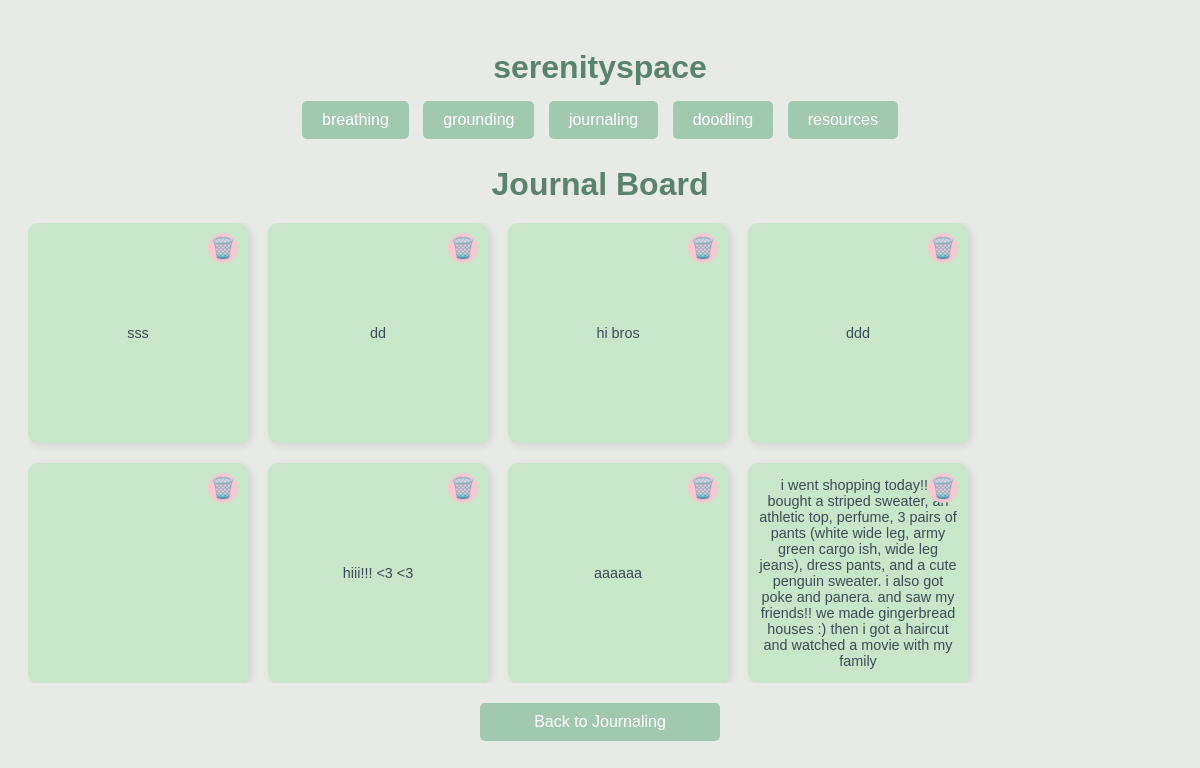
The app's page /journal-board, older data.
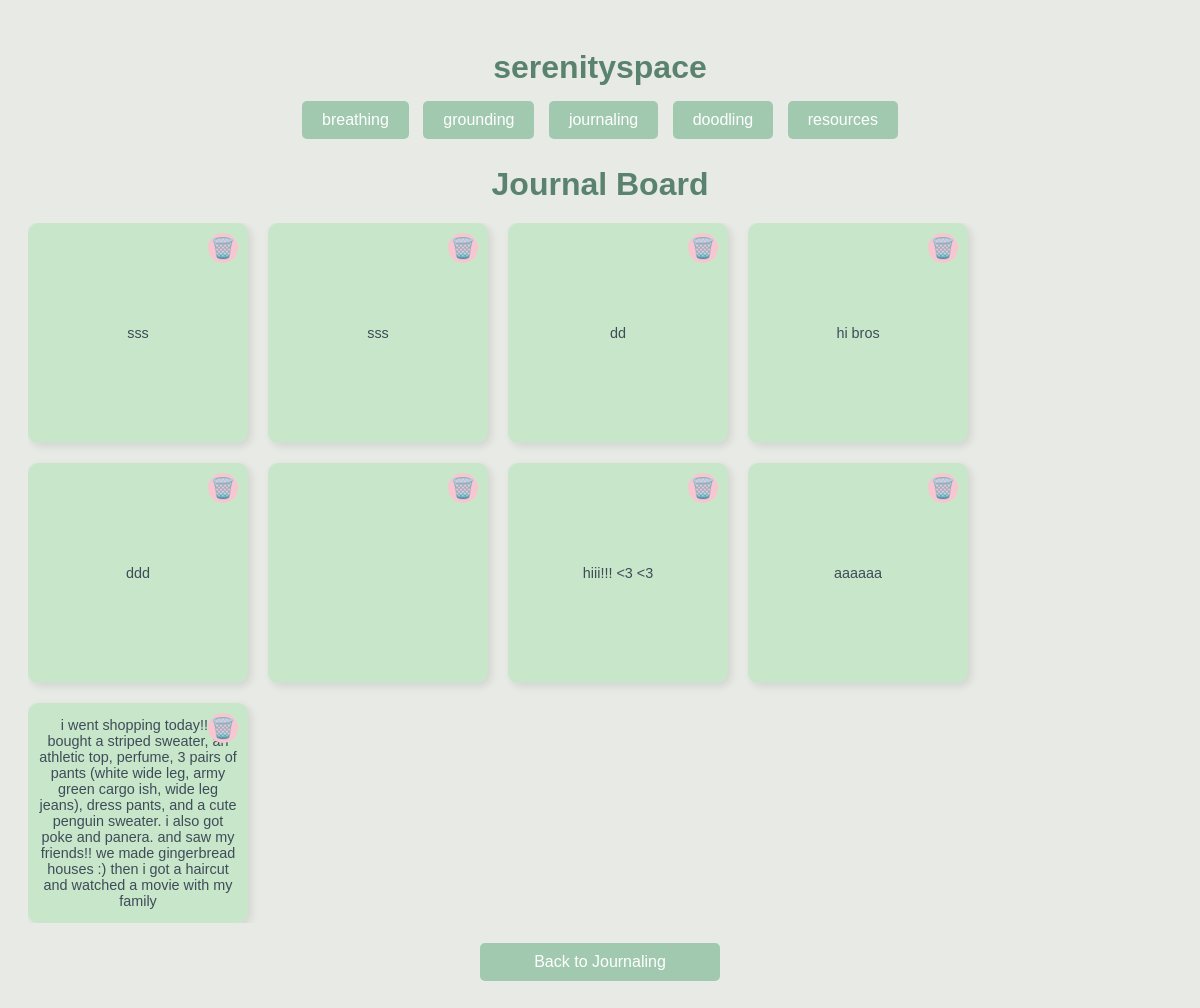
The same page, newer data.
### app.py (models this page shows)
class JournalEntry(db.Model):
    id = db.Column(db.Integer, primary_key=True)
    entry = db.Column(db.Text)

### app.py (the view)
@app.route('/journal-board')
def journal_board():
    entries = JournalEntry.query.order_by(JournalEntry.id.desc()).all()
    return render_template('journal-board.html', entries=entries)

### templates/journal-board.html (shortened to what this page needs)
{% extends "layout.html" %}
{% block body %}
    <h1>Journal Board</h1>
    <div class="journal-board">
        {% for entry in entries %}
            <div class="journal-entry">
                <form action="{{ url_for('delete_journal', entry_id=entry.id) }}" method="post" class="delete-form">
                    <button type="submit" class="delete-btn" title="Delete Entry">🗑️</button>
                </form>
                <p>{{ entry.entry }}</p>
            </div>
        {% endfor %}
    </div>
    <a href="/journaling" class="button-style">Back to Journaling</a>
{% endblock %}

### templates/layout.html (shortened to what this page needs)
<!DOCTYPE html>
<html lang="en">
    <head>
        <link rel="stylesheet" type="text/css" href="static\styles.css">
    </head>
    <body>
        <a href="/homepage">
            <h1>serenityspace</h1>
        </a>
        <a href="/breathing">
            <button type="button">breathing</button>
        </a>
        <a href="/grounding">
            <button type="button">grounding</button>
        </a>
        <a href="/journaling">
            <button type="button">journaling</button>
        </a>
        <a href="/doodling">
            <button type="button">doodling</button>
        </a>
        <a href="/educational-resources">
            <button type="button">resources</button>
        </a>
        {% block body %}{% endblock %}
    </body>
</html>

### static/styles.css (style rules this page uses)
body { padding: 20px; font-family: Arial, sans-serif; background-color: #e8eae6; color: #3e4c59; text-align: center; }
h1, h4, h5 { color: #5a836e; font-family: 'Arial', sans-serif; margin-bottom: 10px; }
h1 { text-align: center; }
a { text-decoration: none; }
a button { background-color: #a1c9af; color: white; border: none; padding: 10px 20px; margin: 5px; border-radius: 5px; cursor: pointer; font-family: Arial, sans-serif; font-size: 1em; text-decoration: none; transition: background-color 0.3s; }
div { height: 100%; overflow:hidden; font-family: Arial, sans-serif; background-color: #e8eae6; color: #3e4c59; text-align: center; display: flex; flex-direction: column; align-items: center; justify-content: center; margin: 0; }
form { margin-top: 20px; }
input[type=submit], .button-style { background-color: #a1c9af; color: white; border: none; padding: 10px 20px; border-radius: 5px; cursor: pointer; text-decoration: none; display: block; margin-left: auto; margin-right: auto; margin-top: 20px; width: auto; max-width: 200px; }
.journal-board { display: flex; flex-direction: row; flex-wrap: wrap; justify-content: flex-start; gap: 20px; margin-top: 20px; }
.journal-entry { background-color: #c8e6c9; padding: 10px; width: 200px; height: 200px; box-shadow: 3px 3px 8px rgba(0, 0, 0, 0.1); border-radius: 10px; overflow: auto; word-wrap: break-word; font-size: 0.9em; position: relative; }
.delete-btn { background: #f8c6d1; color: white; border-radius: 50%; width: 30px; height: 30px; cursor: pointer; display: flex; align-items: center; justify-content: center; position: absolute; top: 10px; right: 10px; border: none; font-size: 20px; z-index: 2; }
.delete-form { margin: 0; }

Row changes from the older to the newer data that the page shows:
added JournalEntry: entry "sss"
